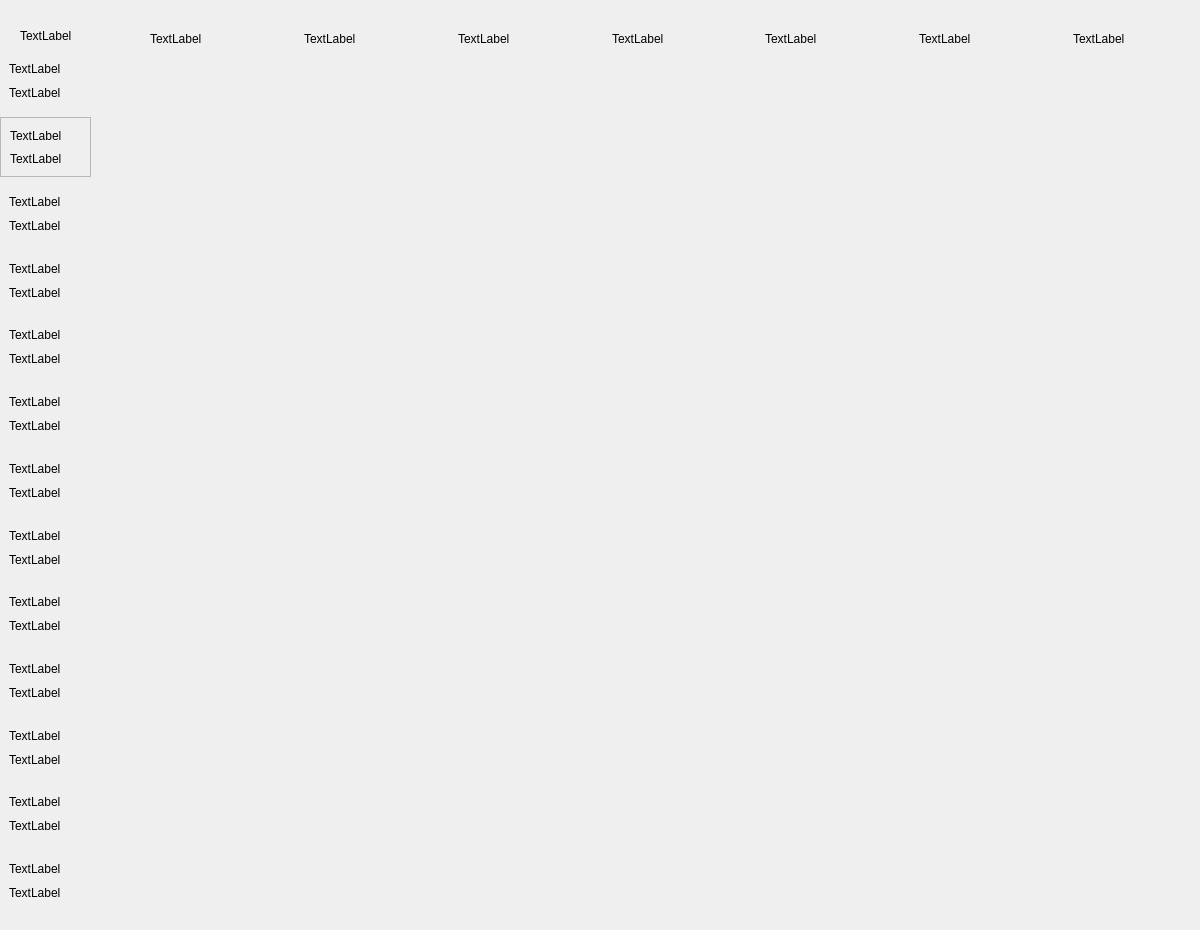
   <widget class="QWidget" name="page6">
    <widget class="QWidget" name="widget_81" native="true">
     <property name="geometry">
      <rect>
       <x>0</x>
       <y>10</y>
       <width>1191</width>
       <height>911</height>
      </rect>
     </property>
     <widget class="QLabel" name="firstweek_6">
      <property name="geometry">
       <rect>
        <x>20</x>
        <y>10</y>
        <width>71</width>
        <height>31</height>
       </rect>
      </property>
      <property name="text">
       <string>TextLabel</string>
      </property>
     </widget>
     <widget class="QWidget" name="widget_82" native="true">
      <property name="geometry">
       <rect>
        <x>0</x>
        <y>40</y>
        <width>91</width>
        <height>861</height>
       </rect>
      </property>
      <layout class="QVBoxLayout" name="verticalLayout_71">
       <item>
        <widget class="QWidget" name="widget_83" native="true">
         <layout class="QVBoxLayout" name="verticalLayout_72">
          <item>
           <widget class="QLabel" name="num1_6">
            <property name="text">
             <string>TextLabel</string>
            </property>
           </widget>
          </item>
          <item>
           <widget class="QLabel" name="first_6">
            <property name="text">
             <string>TextLabel</string>
            </property>
            <property name="scaledContents">
             <bool>false</bool>
            </property>
           </widget>
          </item>
         </layout>
        </widget>
       </item>
       <item>
        <widget class="QFrame" name="frame_6">
         <property name="frameShape">
          <enum>QFrame::StyledPanel</enum>
         </property>
         <property name="frameShadow">
          <enum>QFrame::Raised</enum>
         </property>
         <layout class="QVBoxLayout" name="verticalLayout_73">
          <item>
           <widget class="QLabel" name="num2_6">
            <property name="text">
             <string>TextLabel</string>
            </property>
           </widget>
          </item>
          <item>
           <widget class="QLabel" name="second_6">
            <property name="text">
             <string>TextLabel</string>
            </property>
           </widget>
          </item>
         </layout>
        </widget>
       </item>
       <item>
        <widget class="QWidget" name="widget_84" native="true">
         <layout class="QVBoxLayout" name="verticalLayout_74">
          <item>
           <widget class="QLabel" name="num3_6">
            <property name="text">
             <string>TextLabel</string>
            </property>
           </widget>
          </item>
          <item>
           <widget class="QLabel" name="third_6">
            <property name="text">
             <string>TextLabel</string>
            </property>
           </widget>
          </item>
         </layout>
        </widget>
       </item>
       <item>
        <widget class="QWidget" name="widget_85" native="true">
         <layout class="QVBoxLayout" name="verticalLayout_75">
          <item>
           <widget class="QLabel" name="num4_6">
            <property name="text">
             <string>TextLabel</string>
            </property>
           </widget>
          </item>
          <item>
           <widget class="QLabel" name="forth_6">
            <property name="text">
             <string>TextLabel</string>
            </property>
           </widget>
          </item>
         </layout>
        </widget>
       </item>
       <item>
        <widget class="QWidget" name="widget_86" native="true">
         <layout class="QVBoxLayout" name="verticalLayout_76">
          <item>
           <widget class="QLabel" name="num5_6">
            <property name="text">
             <string>TextLabel</string>
            </property>
           </widget>
          </item>
          <item>
           <widget class="QLabel" name="fifth_6">
            <property name="text">
             <string>TextLabel</string>
            </property>
           </widget>
          </item>
         </layout>
        </widget>
       </item>
       <item>
        <widget class="QWidget" name="widget_87" native="true">
         <layout class="QVBoxLayout" name="verticalLayout_77">
          <item>
           <widget class="QLabel" name="num6_6">
            <property name="text">
             <string>TextLabel</string>
            </property>
           </widget>
          </item>
          <item>
           <widget class="QLabel" name="sixth_6">
            <property name="text">
             <string>TextLabel</string>
            </property>
           </widget>
          </item>
         </layout>
        </widget>
       </item>
       <item>
        <widget class="QWidget" name="widget_88" native="true">
         <layout class="QVBoxLayout" name="verticalLayout_78">
          <item>
           <widget class="QLabel" name="num7_6">
            <property name="text">
             <string>TextLabel</string>
            </property>
           </widget>
          </item>
          <item>
           <widget class="QLabel" name="seventh_6">
            <property name="text">
             <string>TextLabel</string>
            </property>
           </widget>
          </item>
         </layout>
        </widget>
       </item>
       <item>
        <widget class="QWidget" name="widget_89" native="true">
         <layout class="QVBoxLayout" name="verticalLayout_79">
          <item>
           <widget class="QLabel" name="num8_6">
            <property name="text">
             <string>TextLabel</string>
            </property>
           </widget>
          </item>
          <item>
           <widget class="QLabel" name="eighth_6">
            <property name="text">
             <string>TextLabel</string>
            </property>
           </widget>
          </item>
         </layout>
        </widget>
       </item>
       <item>
        <widget class="QWidget" name="widget_90" native="true">
         <layout class="QVBoxLayout" name="verticalLayout_80">
          <item>
           <widget class="QLabel" name="num9_6">
            <property name="text">
             <string>TextLabel</string>
            </property>
           </widget>
          </item>
          <item>
           <widget class="QLabel" name="ninth_6">
            <property name="text">
             <string>TextLabel</string>
            </property>
           </widget>
          </item>
         </layout>
        </widget>
       </item>
       <item>
        <widget class="QWidget" name="widget_91" native="true">
         <layout class="QVBoxLayout" name="verticalLayout_81">
          <item>
           <widget class="QLabel" name="num10_6">
            <property name="text">
             <string>TextLabel</string>
            </property>
           </widget>
          </item>
          <item>
           <widget class="QLabel" name="tenth_6">
            <property name="text">
             <string>TextLabel</string>
            </property>
           </widget>
          </item>
         </layout>
        </widget>
       </item>
       <item>
        <widget class="QWidget" name="widget_92" native="true">
         <layout class="QVBoxLayout" name="verticalLayout_82">
          <item>
           <widget class="QLabel" name="num11_6">
            <property name="text">
             <string>TextLabel</string>
            </property>
           </widget>
          </item>
          <item>
           <widget class="QLabel" name="eleventh_6">
            <property name="text">
             <string>TextLabel</string>
            </property>
           </widget>
          </item>
         </layout>
        </widget>
       </item>
       <item>
        <widget class="QWidget" name="widget_93" native="true">
         <layout class="QVBoxLayout" name="verticalLayout_83">
          <item>
           <widget class="QLabel" name="num12_6">
            <property name="text">
             <string>TextLabel</string>
            </property>
           </widget>
          </item>
          <item>
           <widget class="QLabel" name="twelfth_6">
            <property name="text">
             <string>TextLabel</string>
            </property>
           </widget>
          </item>
         </layout>
        </widget>
       </item>
       <item>
        <widget class="QWidget" name="widget_94" native="true">
         <layout class="QVBoxLayout" name="verticalLayout_84">
          <item>
           <widget class="QLabel" name="num13_6">
            <property name="text">
             <string>TextLabel</string>
            </property>
           </widget>
          </item>
          <item>
           <widget class="QLabel" name="thirteenth_6">
            <property name="text">
             <string>TextLabel</string>
            </property>
           </widget>
          </item>
         </layout>
        </widget>
       </item>
      </layout>
     </widget>
     <widget class="QWidget" name="widget_95" native="true">
      <property name="geometry">
       <rect>
        <x>150</x>
        <y>10</y>
        <width>1071</width>
        <height>37</height>
       </rect>
      </property>
      <layout class="QHBoxLayout" name="horizontalLayout_6">
       <item>
        <widget class="QLabel" name="mon_6">
         <property name="text">
          <string>TextLabel</string>
         </property>
        </widget>
       </item>
       <item>
        <widget class="QLabel" name="tue_6">
         <property name="text">
          <string>TextLabel</string>
         </property>
        </widget>
       </item>
       <item>
        <widget class="QLabel" name="wed_6">
         <property name="text">
          <string>TextLabel</string>
         </property>
        </widget>
       </item>
       <item>
        <widget class="QLabel" name="thu_6">
         <property name="text">
          <string>TextLabel</string>
         </property>
        </widget>
       </item>
       <item>
        <widget class="QLabel" name="fri_6">
         <property name="text">
          <string>TextLabel</string>
         </property>
        </widget>
       </item>
       <item>
        <widget class="QLabel" name="sat_6">
         <property name="text">
          <string>TextLabel</string>
         </property>
        </widget>
       </item>
       <item>
        <widget class="QLabel" name="sun_6">
         <property name="text">
          <string>TextLabel</string>
         </property>
        </widget>
       </item>
      </layout>
     </widget>
     <widget class="QWidget" name="widget_96" native="true">
      <property name="geometry">
       <rect>
        <x>100</x>
        <y>50</y>
        <width>1061</width>
        <height>851</height>
       </rect>
      </property>
     </widget>
    </widget>
   </widget>
